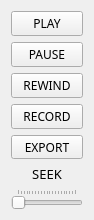
<?xml version="1.0" encoding="UTF-8"?>
<ui version="4.0">
 <class>dlg_control</class>
 <widget class="QDialog" name="dlg_control">
  <property name="enabled">
   <bool>true</bool>
  </property>
  <property name="geometry">
   <rect>
    <x>0</x>
    <y>0</y>
    <width>94</width>
    <height>220</height>
   </rect>
  </property>
  <property name="sizePolicy">
   <sizepolicy hsizetype="Fixed" vsizetype="Fixed">
    <horstretch>0</horstretch>
    <verstretch>0</verstretch>
   </sizepolicy>
  </property>
  <property name="windowTitle">
   <string>Control Panel</string>
  </property>
  <property name="layoutDirection">
   <enum>Qt::LeftToRight</enum>
  </property>
  <property name="modal">
   <bool>false</bool>
  </property>
  <layout class="QVBoxLayout" name="verticalLayout">
   <property name="sizeConstraint">
    <enum>QLayout::SetMaximumSize</enum>
   </property>
   <item>
    <widget class="QPushButton" name="btn_play">
     <property name="sizePolicy">
      <sizepolicy hsizetype="Ignored" vsizetype="Minimum">
       <horstretch>0</horstretch>
       <verstretch>0</verstretch>
      </sizepolicy>
     </property>
     <property name="font">
      <font>
       <family>3ds</family>
      </font>
     </property>
     <property name="cursor">
      <cursorShape>OpenHandCursor</cursorShape>
     </property>
     <property name="focusPolicy">
      <enum>Qt::NoFocus</enum>
     </property>
     <property name="toolTip">
      <string>Play the animation.</string>
     </property>
     <property name="text">
      <string>PLAY</string>
     </property>
    </widget>
   </item>
   <item>
    <widget class="QPushButton" name="btn_pause">
     <property name="sizePolicy">
      <sizepolicy hsizetype="Ignored" vsizetype="Minimum">
       <horstretch>0</horstretch>
       <verstretch>0</verstretch>
      </sizepolicy>
     </property>
     <property name="font">
      <font>
       <family>3ds</family>
      </font>
     </property>
     <property name="cursor">
      <cursorShape>OpenHandCursor</cursorShape>
     </property>
     <property name="focusPolicy">
      <enum>Qt::NoFocus</enum>
     </property>
     <property name="toolTip">
      <string>Pause playing,
rewinding or recording.</string>
     </property>
     <property name="text">
      <string>PAUSE</string>
     </property>
    </widget>
   </item>
   <item>
    <widget class="QPushButton" name="btn_rewind">
     <property name="sizePolicy">
      <sizepolicy hsizetype="Ignored" vsizetype="Minimum">
       <horstretch>0</horstretch>
       <verstretch>0</verstretch>
      </sizepolicy>
     </property>
     <property name="font">
      <font>
       <family>3ds</family>
      </font>
     </property>
     <property name="cursor">
      <cursorShape>OpenHandCursor</cursorShape>
     </property>
     <property name="focusPolicy">
      <enum>Qt::NoFocus</enum>
     </property>
     <property name="toolTip">
      <string>Play the animation backwards.</string>
     </property>
     <property name="text">
      <string>REWIND</string>
     </property>
    </widget>
   </item>
   <item>
    <widget class="QPushButton" name="btn_record">
     <property name="sizePolicy">
      <sizepolicy hsizetype="Ignored" vsizetype="Minimum">
       <horstretch>0</horstretch>
       <verstretch>0</verstretch>
      </sizepolicy>
     </property>
     <property name="font">
      <font>
       <family>3ds</family>
      </font>
     </property>
     <property name="cursor">
      <cursorShape>OpenHandCursor</cursorShape>
     </property>
     <property name="focusPolicy">
      <enum>Qt::NoFocus</enum>
     </property>
     <property name="toolTip">
      <string>Record this animation
into sequence of images.</string>
     </property>
     <property name="toolTipDuration">
      <number>-1</number>
     </property>
     <property name="text">
      <string>RECORD</string>
     </property>
    </widget>
   </item>
   <item>
    <widget class="QPushButton" name="btn_export">
     <property name="sizePolicy">
      <sizepolicy hsizetype="Ignored" vsizetype="Minimum">
       <horstretch>0</horstretch>
       <verstretch>0</verstretch>
      </sizepolicy>
     </property>
     <property name="font">
      <font>
       <family>3ds</family>
      </font>
     </property>
     <property name="cursor">
      <cursorShape>OpenHandCursor</cursorShape>
     </property>
     <property name="focusPolicy">
      <enum>Qt::NoFocus</enum>
     </property>
     <property name="toolTip">
      <string>Export recorded sequence
 of images into a video.</string>
     </property>
     <property name="text">
      <string>EXPORT</string>
     </property>
     <property name="flat">
      <bool>false</bool>
     </property>
    </widget>
   </item>
   <item>
    <widget class="QLabel" name="lbl_seek">
     <property name="enabled">
      <bool>true</bool>
     </property>
     <property name="sizePolicy">
      <sizepolicy hsizetype="Ignored" vsizetype="Minimum">
       <horstretch>0</horstretch>
       <verstretch>0</verstretch>
      </sizepolicy>
     </property>
     <property name="font">
      <font>
       <family>3ds</family>
       <pointsize>10</pointsize>
      </font>
     </property>
     <property name="text">
      <string>SEEK</string>
     </property>
     <property name="alignment">
      <set>Qt::AlignCenter</set>
     </property>
    </widget>
   </item>
   <item>
    <widget class="QSlider" name="sld_seek">
     <property name="enabled">
      <bool>true</bool>
     </property>
     <property name="sizePolicy">
      <sizepolicy hsizetype="Ignored" vsizetype="Minimum">
       <horstretch>0</horstretch>
       <verstretch>0</verstretch>
      </sizepolicy>
     </property>
     <property name="font">
      <font>
       <family>3ds</family>
      </font>
     </property>
     <property name="cursor">
      <cursorShape>PointingHandCursor</cursorShape>
     </property>
     <property name="toolTip">
      <string>Seek through the animation range.</string>
     </property>
     <property name="maximum">
      <number>100</number>
     </property>
     <property name="pageStep">
      <number>5</number>
     </property>
     <property name="tracking">
      <bool>false</bool>
     </property>
     <property name="orientation">
      <enum>Qt::Horizontal</enum>
     </property>
     <property name="invertedAppearance">
      <bool>false</bool>
     </property>
     <property name="tickPosition">
      <enum>QSlider::TicksAbove</enum>
     </property>
    </widget>
   </item>
  </layout>
 </widget>
 <resources/>
 <connections/>
</ui>
